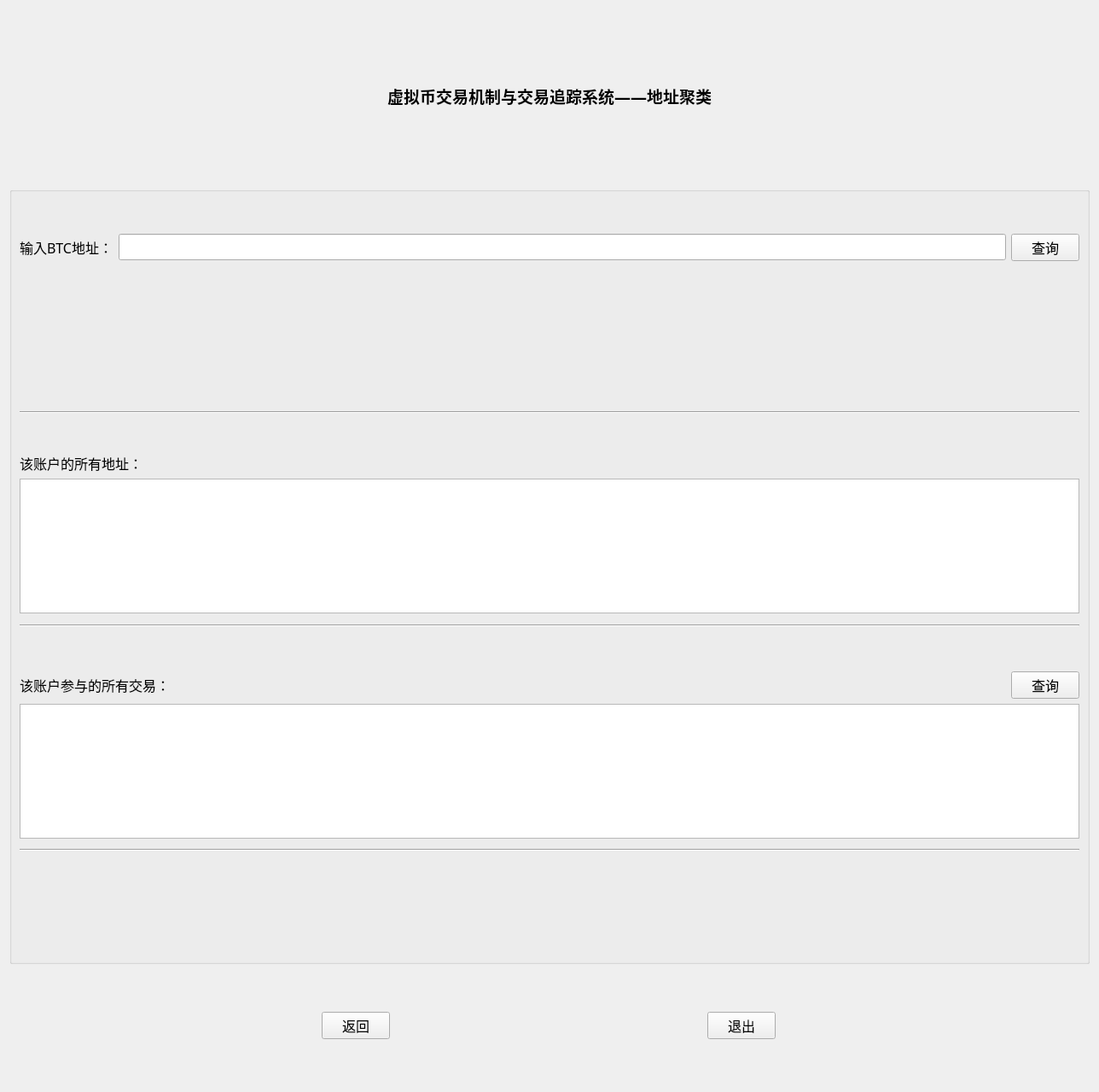
<?xml version="1.0" encoding="UTF-8"?>
<ui version="4.0">
 <class>Form</class>
 <widget class="QWidget" name="Form">
  <property name="geometry">
   <rect>
    <x>0</x>
    <y>0</y>
    <width>1288</width>
    <height>1280</height>
   </rect>
  </property>
  <property name="font">
   <font>
    <family>Agency FB</family>
    <pointsize>12</pointsize>
   </font>
  </property>
  <property name="windowTitle">
   <string>Form</string>
  </property>
  <layout class="QVBoxLayout" name="verticalLayout_7" stretch="4,18,1,2,1">
   <item>
    <layout class="QHBoxLayout" name="horizontalLayout_6">
     <item>
      <widget class="QLabel" name="label">
       <property name="font">
        <font>
         <family>Agency FB</family>
         <pointsize>14</pointsize>
         <weight>75</weight>
         <bold>true</bold>
        </font>
       </property>
       <property name="text">
        <string>虚拟币交易机制与交易追踪系统——地址聚类</string>
       </property>
       <property name="alignment">
        <set>Qt::AlignCenter</set>
       </property>
      </widget>
     </item>
    </layout>
   </item>
   <item>
    <widget class="QGroupBox" name="groupBox">
     <property name="title">
      <string/>
     </property>
     <layout class="QVBoxLayout" name="verticalLayout_6">
      <item>
       <layout class="QVBoxLayout" name="verticalLayout_5" stretch="0,2,0,2,0,2,0,0,0">
        <item>
         <spacer name="verticalSpacer_5">
          <property name="orientation">
           <enum>Qt::Vertical</enum>
          </property>
          <property name="sizeHint" stdset="0">
           <size>
            <width>20</width>
            <height>40</height>
           </size>
          </property>
         </spacer>
        </item>
        <item>
         <layout class="QVBoxLayout" name="verticalLayout">
          <item>
           <layout class="QHBoxLayout" name="horizontalLayout" stretch="0,0,0">
            <item>
             <widget class="QLabel" name="label_2">
              <property name="text">
               <string>输入BTC地址：</string>
              </property>
             </widget>
            </item>
            <item>
             <widget class="QLineEdit" name="lineEdit"/>
            </item>
            <item>
             <widget class="QPushButton" name="pushButton">
              <property name="text">
               <string>查询</string>
              </property>
             </widget>
            </item>
           </layout>
          </item>
          <item>
           <spacer name="verticalSpacer_6">
            <property name="orientation">
             <enum>Qt::Vertical</enum>
            </property>
            <property name="sizeHint" stdset="0">
             <size>
              <width>20</width>
              <height>40</height>
             </size>
            </property>
           </spacer>
          </item>
          <item>
           <widget class="Line" name="line">
            <property name="orientation">
             <enum>Qt::Horizontal</enum>
            </property>
           </widget>
          </item>
         </layout>
        </item>
        <item>
         <spacer name="verticalSpacer">
          <property name="orientation">
           <enum>Qt::Vertical</enum>
          </property>
          <property name="sizeHint" stdset="0">
           <size>
            <width>20</width>
            <height>40</height>
           </size>
          </property>
         </spacer>
        </item>
        <item>
         <layout class="QVBoxLayout" name="verticalLayout_2" stretch="0,0,0,0,0">
          <item>
           <layout class="QHBoxLayout" name="horizontalLayout_2" stretch="0">
            <item>
             <widget class="QLabel" name="label_3">
              <property name="text">
               <string>该账户的所有地址：</string>
              </property>
             </widget>
            </item>
           </layout>
          </item>
          <item>
           <widget class="QTextBrowser" name="textBrowser"/>
          </item>
          <item>
           <spacer name="verticalSpacer_7">
            <property name="orientation">
             <enum>Qt::Vertical</enum>
            </property>
            <property name="sizeHint" stdset="0">
             <size>
              <width>20</width>
              <height>40</height>
             </size>
            </property>
           </spacer>
          </item>
          <item>
           <widget class="Line" name="line_2">
            <property name="orientation">
             <enum>Qt::Horizontal</enum>
            </property>
           </widget>
          </item>
          <item>
           <spacer name="verticalSpacer_2">
            <property name="orientation">
             <enum>Qt::Vertical</enum>
            </property>
            <property name="sizeHint" stdset="0">
             <size>
              <width>20</width>
              <height>40</height>
             </size>
            </property>
           </spacer>
          </item>
         </layout>
        </item>
        <item>
         <spacer name="verticalSpacer_10">
          <property name="orientation">
           <enum>Qt::Vertical</enum>
          </property>
          <property name="sizeHint" stdset="0">
           <size>
            <width>20</width>
            <height>40</height>
           </size>
          </property>
         </spacer>
        </item>
        <item>
         <layout class="QVBoxLayout" name="verticalLayout_3">
          <item>
           <layout class="QHBoxLayout" name="horizontalLayout_3" stretch="0,0,0">
            <item>
             <widget class="QLabel" name="label_4">
              <property name="text">
               <string>该账户参与的所有交易：</string>
              </property>
             </widget>
            </item>
            <item>
             <spacer name="horizontalSpacer">
              <property name="orientation">
               <enum>Qt::Horizontal</enum>
              </property>
              <property name="sizeHint" stdset="0">
               <size>
                <width>40</width>
                <height>20</height>
               </size>
              </property>
             </spacer>
            </item>
            <item>
             <widget class="QPushButton" name="pushButton_2">
              <property name="text">
               <string>查询</string>
              </property>
             </widget>
            </item>
           </layout>
          </item>
          <item>
           <widget class="QTextBrowser" name="textBrowser_2"/>
          </item>
          <item>
           <spacer name="verticalSpacer_8">
            <property name="orientation">
             <enum>Qt::Vertical</enum>
            </property>
            <property name="sizeHint" stdset="0">
             <size>
              <width>20</width>
              <height>40</height>
             </size>
            </property>
           </spacer>
          </item>
          <item>
           <widget class="Line" name="line_3">
            <property name="orientation">
             <enum>Qt::Horizontal</enum>
            </property>
           </widget>
          </item>
         </layout>
        </item>
        <item>
         <spacer name="verticalSpacer_3">
          <property name="orientation">
           <enum>Qt::Vertical</enum>
          </property>
          <property name="sizeHint" stdset="0">
           <size>
            <width>20</width>
            <height>40</height>
           </size>
          </property>
         </spacer>
        </item>
        <item>
         <spacer name="verticalSpacer_4">
          <property name="orientation">
           <enum>Qt::Vertical</enum>
          </property>
          <property name="sizeHint" stdset="0">
           <size>
            <width>20</width>
            <height>40</height>
           </size>
          </property>
         </spacer>
        </item>
        <item>
         <spacer name="verticalSpacer_11">
          <property name="orientation">
           <enum>Qt::Vertical</enum>
          </property>
          <property name="sizeHint" stdset="0">
           <size>
            <width>20</width>
            <height>40</height>
           </size>
          </property>
         </spacer>
        </item>
       </layout>
      </item>
     </layout>
    </widget>
   </item>
   <item>
    <spacer name="verticalSpacer_13">
     <property name="orientation">
      <enum>Qt::Vertical</enum>
     </property>
     <property name="sizeHint" stdset="0">
      <size>
       <width>20</width>
       <height>40</height>
      </size>
     </property>
    </spacer>
   </item>
   <item>
    <layout class="QHBoxLayout" name="horizontalLayout_5">
     <item>
      <widget class="QPushButton" name="pushButton_6">
       <property name="sizePolicy">
        <sizepolicy hsizetype="Fixed" vsizetype="Fixed">
         <horstretch>0</horstretch>
         <verstretch>0</verstretch>
        </sizepolicy>
       </property>
       <property name="text">
        <string>返回</string>
       </property>
      </widget>
     </item>
     <item>
      <widget class="QPushButton" name="pushButton_7">
       <property name="sizePolicy">
        <sizepolicy hsizetype="Fixed" vsizetype="Fixed">
         <horstretch>0</horstretch>
         <verstretch>0</verstretch>
        </sizepolicy>
       </property>
       <property name="text">
        <string>退出</string>
       </property>
      </widget>
     </item>
    </layout>
   </item>
   <item>
    <spacer name="verticalSpacer_12">
     <property name="orientation">
      <enum>Qt::Vertical</enum>
     </property>
     <property name="sizeHint" stdset="0">
      <size>
       <width>20</width>
       <height>40</height>
      </size>
     </property>
    </spacer>
   </item>
  </layout>
 </widget>
 <resources/>
 <connections/>
</ui>
